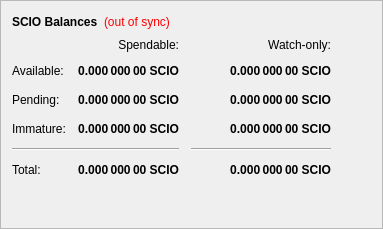
        <widget class="QFrame" name="frame">
         <property name="frameShape">
          <enum>QFrame::StyledPanel</enum>
         </property>
         <property name="frameShadow">
          <enum>QFrame::Raised</enum>
         </property>
         <layout class="QVBoxLayout" name="verticalLayout_4">
          <item>
           <layout class="QHBoxLayout" name="horizontalLayout_4">
            <item>
             <widget class="QLabel" name="label_5">
              <property name="font">
               <font>
                <weight>75</weight>
                <bold>true</bold>
               </font>
              </property>
              <property name="text">
               <string>SCIO Balances</string>
              </property>
             </widget>
            </item>
            <item>
             <widget class="QLabel" name="labelWalletStatus">
              <property name="cursor">
               <cursorShape>WhatsThisCursor</cursorShape>
              </property>
              <property name="toolTip">
               <string>The displayed information may be out of date. Your wallet automatically synchronizes with the SCIO network after a connection is established, but this process has not completed yet.</string>
              </property>
              <property name="styleSheet">
               <string notr="true">QLabel { color: red; }</string>
              </property>
              <property name="text">
               <string notr="true">(out of sync)</string>
              </property>
              <property name="alignment">
               <set>Qt::AlignLeading|Qt::AlignLeft|Qt::AlignVCenter</set>
              </property>
             </widget>
            </item>
            <item>
             <spacer name="horizontalSpacer_3">
              <property name="orientation">
               <enum>Qt::Horizontal</enum>
              </property>
              <property name="sizeHint" stdset="0">
               <size>
                <width>40</width>
                <height>20</height>
               </size>
              </property>
             </spacer>
            </item>
           </layout>
          </item>
          <item>
           <layout class="QGridLayout" name="gridLayout">
            <property name="spacing">
             <number>12</number>
            </property>
            <item row="2" column="2">
             <widget class="QLabel" name="labelWatchPending">
              <property name="font">
               <font>
                <weight>75</weight>
                <bold>true</bold>
               </font>
              </property>
              <property name="cursor">
               <cursorShape>IBeamCursor</cursorShape>
              </property>
              <property name="toolTip">
               <string>Unconfirmed transactions to watch-only addresses</string>
              </property>
              <property name="text">
               <string notr="true">0.000 000 00 SCIO</string>
              </property>
              <property name="alignment">
               <set>Qt::AlignRight|Qt::AlignTrailing|Qt::AlignVCenter</set>
              </property>
              <property name="textInteractionFlags">
               <set>Qt::LinksAccessibleByMouse|Qt::TextSelectableByKeyboard|Qt::TextSelectableByMouse</set>
              </property>
             </widget>
            </item>
            <item row="2" column="1">
             <widget class="QLabel" name="labelUnconfirmed">
              <property name="font">
               <font>
                <weight>75</weight>
                <bold>true</bold>
               </font>
              </property>
              <property name="cursor">
               <cursorShape>IBeamCursor</cursorShape>
              </property>
              <property name="toolTip">
               <string>Total of transactions that have yet to be confirmed, and do not yet count toward the spendable balance</string>
              </property>
              <property name="text">
               <string notr="true">0.000 000 00 SCIO</string>
              </property>
              <property name="alignment">
               <set>Qt::AlignRight|Qt::AlignTrailing|Qt::AlignVCenter</set>
              </property>
              <property name="textInteractionFlags">
               <set>Qt::LinksAccessibleByMouse|Qt::TextSelectableByKeyboard|Qt::TextSelectableByMouse</set>
              </property>
             </widget>
            </item>
            <item row="3" column="2">
             <widget class="QLabel" name="labelWatchImmature">
              <property name="font">
               <font>
                <weight>75</weight>
                <bold>true</bold>
               </font>
              </property>
              <property name="cursor">
               <cursorShape>IBeamCursor</cursorShape>
              </property>
              <property name="toolTip">
               <string>Staked or masternode rewards in watch-only addresses that has not yet matured</string>
              </property>
              <property name="text">
               <string notr="true">0.000 000 00 SCIO</string>
              </property>
              <property name="alignment">
               <set>Qt::AlignRight|Qt::AlignTrailing|Qt::AlignVCenter</set>
              </property>
              <property name="textInteractionFlags">
               <set>Qt::LinksAccessibleByMouse|Qt::TextSelectableByKeyboard|Qt::TextSelectableByMouse</set>
              </property>
             </widget>
            </item>
            <item row="4" column="0" colspan="2">
             <widget class="Line" name="lineSpendableBalance">
              <property name="orientation">
               <enum>Qt::Horizontal</enum>
              </property>
             </widget>
            </item>
            <item row="4" column="2">
             <widget class="Line" name="lineWatchBalance">
              <property name="sizePolicy">
               <sizepolicy hsizetype="Preferred" vsizetype="Fixed">
                <horstretch>0</horstretch>
                <verstretch>0</verstretch>
               </sizepolicy>
              </property>
              <property name="minimumSize">
               <size>
                <width>140</width>
                <height>0</height>
               </size>
              </property>
              <property name="orientation">
               <enum>Qt::Horizontal</enum>
              </property>
             </widget>
            </item>
            <item row="5" column="0">
             <widget class="QLabel" name="labelTotalText">
              <property name="text">
               <string>Total:</string>
              </property>
             </widget>
            </item>
            <item row="3" column="1">
             <widget class="QLabel" name="labelImmature">
              <property name="font">
               <font>
                <weight>75</weight>
                <bold>true</bold>
               </font>
              </property>
              <property name="cursor">
               <cursorShape>IBeamCursor</cursorShape>
              </property>
              <property name="toolTip">
               <string>Staked or masternode rewards that has not yet matured</string>
              </property>
              <property name="text">
               <string notr="true">0.000 000 00 SCIO</string>
              </property>
              <property name="alignment">
               <set>Qt::AlignRight|Qt::AlignTrailing|Qt::AlignVCenter</set>
              </property>
              <property name="textInteractionFlags">
               <set>Qt::LinksAccessibleByMouse|Qt::TextSelectableByKeyboard|Qt::TextSelectableByMouse</set>
              </property>
             </widget>
            </item>
            <item row="2" column="3">
             <spacer name="horizontalSpacer_2">
              <property name="orientation">
               <enum>Qt::Horizontal</enum>
              </property>
              <property name="sizeHint" stdset="0">
               <size>
                <width>40</width>
                <height>20</height>
               </size>
              </property>
             </spacer>
            </item>
            <item row="3" column="0">
             <widget class="QLabel" name="labelImmatureText">
              <property name="text">
               <string>Immature:</string>
              </property>
             </widget>
            </item>
            <item row="5" column="1">
             <widget class="QLabel" name="labelTotal">
              <property name="font">
               <font>
                <weight>75</weight>
                <bold>true</bold>
               </font>
              </property>
              <property name="cursor">
               <cursorShape>IBeamCursor</cursorShape>
              </property>
              <property name="toolTip">
               <string>Your current total balance</string>
              </property>
              <property name="text">
               <string notr="true">0.000 000 00 SCIO</string>
              </property>
              <property name="alignment">
               <set>Qt::AlignRight|Qt::AlignTrailing|Qt::AlignVCenter</set>
              </property>
              <property name="textInteractionFlags">
               <set>Qt::LinksAccessibleByMouse|Qt::TextSelectableByKeyboard|Qt::TextSelectableByMouse</set>
              </property>
             </widget>
            </item>
            <item row="5" column="2">
             <widget class="QLabel" name="labelWatchTotal">
              <property name="font">
               <font>
                <weight>75</weight>
                <bold>true</bold>
               </font>
              </property>
              <property name="cursor">
               <cursorShape>IBeamCursor</cursorShape>
              </property>
              <property name="toolTip">
               <string>Current total balance in watch-only addresses</string>
              </property>
              <property name="text">
               <string notr="true">0.000 000 00 SCIO</string>
              </property>
              <property name="alignment">
               <set>Qt::AlignRight|Qt::AlignTrailing|Qt::AlignVCenter</set>
              </property>
              <property name="textInteractionFlags">
               <set>Qt::LinksAccessibleByMouse|Qt::TextSelectableByKeyboard|Qt::TextSelectableByMouse</set>
              </property>
             </widget>
            </item>
            <item row="0" column="2">
             <widget class="QLabel" name="labelWatchonly">
              <property name="text">
               <string>Watch-only:</string>
              </property>
              <property name="alignment">
               <set>Qt::AlignRight|Qt::AlignTrailing|Qt::AlignVCenter</set>
              </property>
             </widget>
            </item>
            <item row="1" column="0">
             <widget class="QLabel" name="labelBalanceText">
              <property name="text">
               <string>Available:</string>
              </property>
             </widget>
            </item>
            <item row="1" column="1">
             <widget class="QLabel" name="labelBalance">
              <property name="font">
               <font>
                <weight>75</weight>
                <bold>true</bold>
               </font>
              </property>
              <property name="cursor">
               <cursorShape>IBeamCursor</cursorShape>
              </property>
              <property name="toolTip">
               <string>Your current spendable balance</string>
              </property>
              <property name="text">
               <string notr="true">0.000 000 00 SCIO</string>
              </property>
              <property name="alignment">
               <set>Qt::AlignRight|Qt::AlignTrailing|Qt::AlignVCenter</set>
              </property>
              <property name="textInteractionFlags">
               <set>Qt::LinksAccessibleByMouse|Qt::TextSelectableByKeyboard|Qt::TextSelectableByMouse</set>
              </property>
             </widget>
            </item>
            <item row="1" column="2">
             <widget class="QLabel" name="labelWatchAvailable">
              <property name="font">
               <font>
                <weight>75</weight>
                <bold>true</bold>
               </font>
              </property>
              <property name="cursor">
               <cursorShape>IBeamCursor</cursorShape>
              </property>
              <property name="toolTip">
               <string>Your current balance in watch-only addresses</string>
              </property>
              <property name="text">
               <string notr="true">0.000 000 00 SCIO</string>
              </property>
              <property name="alignment">
               <set>Qt::AlignRight|Qt::AlignTrailing|Qt::AlignVCenter</set>
              </property>
              <property name="textInteractionFlags">
               <set>Qt::LinksAccessibleByMouse|Qt::TextSelectableByKeyboard|Qt::TextSelectableByMouse</set>
              </property>
             </widget>
            </item>
            <item row="2" column="0">
             <widget class="QLabel" name="labelPendingText">
              <property name="text">
               <string>Pending:</string>
              </property>
             </widget>
            </item>
            <item row="0" column="1">
             <widget class="QLabel" name="labelSpendable">
              <property name="text">
               <string>Spendable:</string>
              </property>
              <property name="alignment">
               <set>Qt::AlignRight|Qt::AlignTrailing|Qt::AlignVCenter</set>
              </property>
             </widget>
            </item>
           </layout>
          </item>
          <item>
           <spacer name="verticalSpacer_4">
            <property name="orientation">
             <enum>Qt::Vertical</enum>
            </property>
            <property name="sizeHint" stdset="0">
             <size>
              <width>20</width>
              <height>40</height>
             </size>
            </property>
           </spacer>
          </item>
         </layout>
        </widget>
